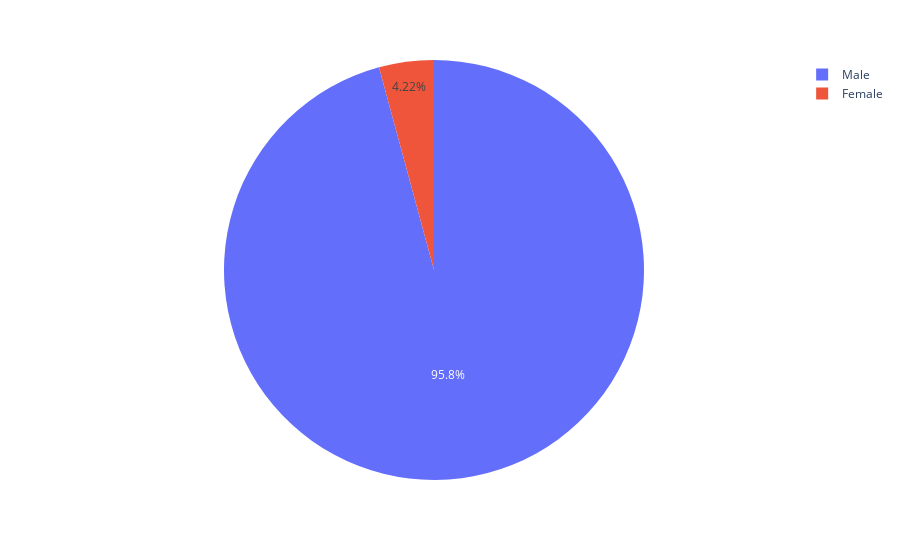

Notebook code for this chart:
### Code cell
fig = px.pie(gender, values='size', names=['Female', 'Male'])
fig.show()

### Figure 1 — Plotly figure (JSON) as saved in the notebook; plotly's stock layout.template omitted (floating-point values rounded to 4 significant figures)
{"data": [{"domain": {"x": [0, 1], "y": [0, 1]}, "hovertemplate": "label=%{label}<br>size=%{value}<extra></extra>", "labels": ["Female", "Male"], "legendgroup": "", "name": "", "showlegend": true, "type": "pie", "values": [107, 2428]}], "layout": {"legend": {"tracegroupgap": 0}, "margin": {"t": 60}}}
